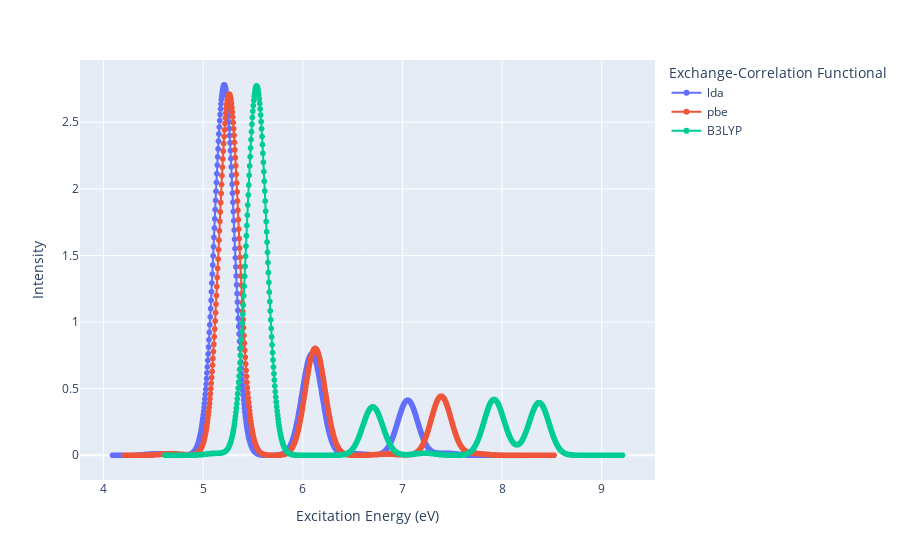

Notebook source saved alongside this figure:
### Code cell
import plotly.express as px
fig = px.line(df, x="Excitation Energy (eV)", y="Intensity", markers=True, color="Exchange-Correlation Functional")
fig.show()

### Figure 1 — Plotly figure (JSON) as saved in the notebook; plotly's stock layout.template omitted (floating-point values rounded to 4 significant figures; data arrays with more than 128 entries replaced by an {"elided": "..."} marker saying what was removed)
{"data": [{"hovertemplate": "Exchange-Correlation Functional=lda<br>Excitation Energy (eV)=%{x}<br>Intensity=%{y}<extra></extra>", "legendgroup": "lda", "line": {"color": "#636efa", "dash": "solid"}, "marker": {"symbol": "circle"}, "mode": "markers+lines", "name": "lda", "showlegend": true, "type": "scattergl", "x": {"elided": "1000 float values"}, "xaxis": "x", "y": {"elided": "1000 float values"}, "yaxis": "y"}, {"hovertemplate": "Exchange-Correlation Functional=pbe<br>Excitation Energy (eV)=%{x}<br>Intensity=%{y}<extra></extra>", "legendgroup": "pbe", "line": {"color": "#EF553B", "dash": "solid"}, "marker": {"symbol": "circle"}, "mode": "markers+lines", "name": "pbe", "showlegend": true, "type": "scattergl", "x": {"elided": "1000 float values"}, "xaxis": "x", "y": {"elided": "1000 float values"}, "yaxis": "y"}, {"hovertemplate": "Exchange-Correlation Functional=B3LYP<br>Excitation Energy (eV)=%{x}<br>Intensity=%{y}<extra></extra>", "legendgroup": "B3LYP", "line": {"color": "#00cc96", "dash": "solid"}, "marker": {"symbol": "circle"}, "mode": "markers+lines", "name": "B3LYP", "showlegend": true, "type": "scattergl", "x": {"elided": "1000 float values"}, "xaxis": "x", "y": {"elided": "1000 float values"}, "yaxis": "y"}], "layout": {"autosize": true, "legend": {"title": {"text": "Exchange-Correlation Functional"}, "tracegroupgap": 0}, "margin": {"t": 60}, "xaxis": {"anchor": "y", "autorange": true, "domain": [0, 1], "range": [3.774, 9.524], "title": {"text": "Excitation Energy (eV)"}, "type": "linear"}, "yaxis": {"anchor": "x", "autorange": true, "domain": [0, 1], "range": [-0.2154, 2.997], "title": {"text": "Intensity"}, "type": "linear"}}}
